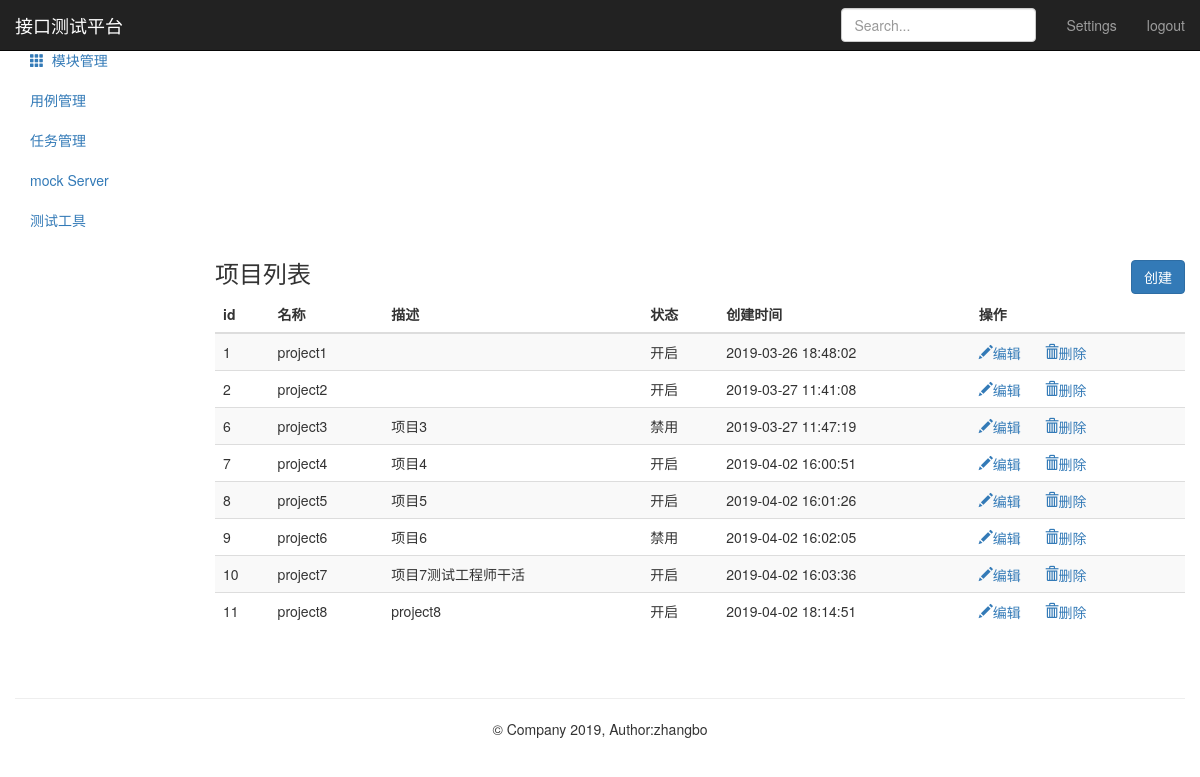
Page /project/ (signed in) on the earlier database version.
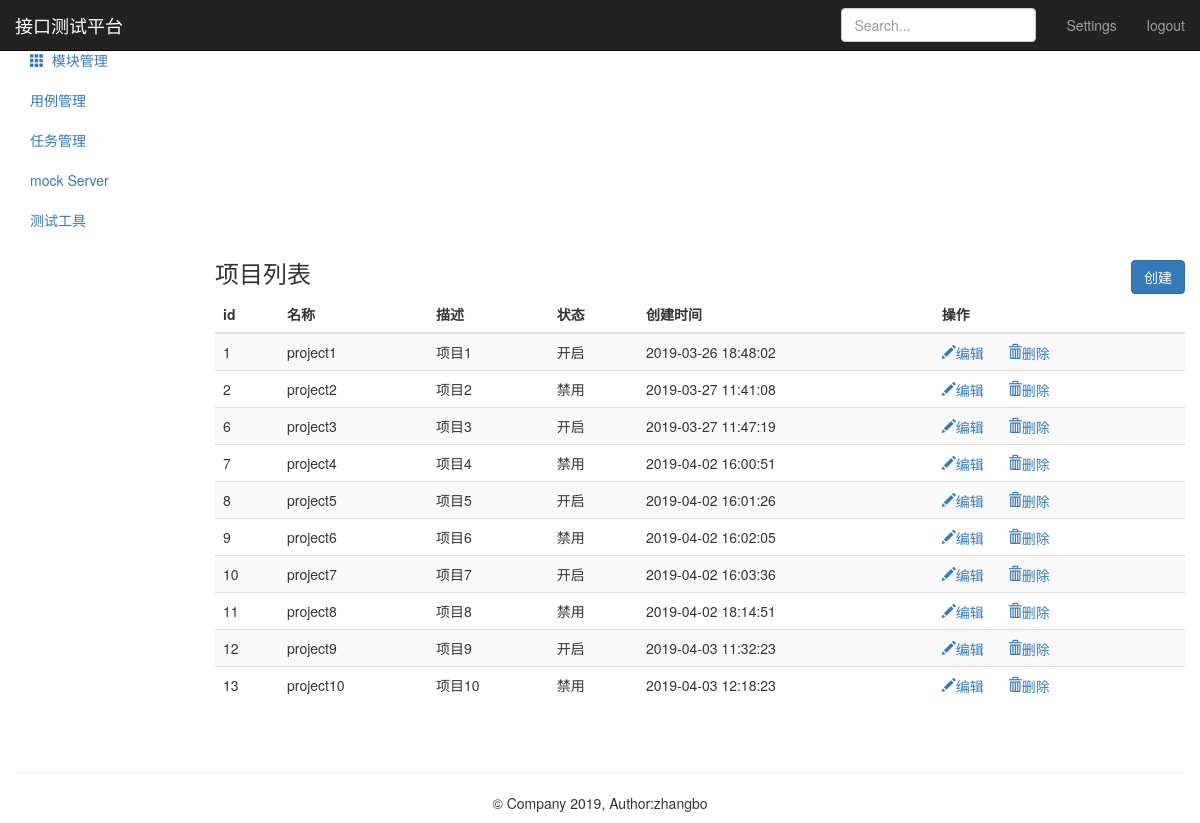
Same page on the later database version.
### personal/models/project.py (models this page shows, shortened)
class Project(models.Model):
      name = models.CharField("名称",max_length=50,null=False)
      describe = models.TextField("描述",default="",max_length=50)
      status = models.BooleanField("状态",default=1)
      update_time = models.DateTimeField(auto_now=True)
      create_time = models.DateTimeField(auto_now_add=True)

### personal/views/project_views.py (the view)
# urls.py: path('project/',project_views.project_manage),
@login_required
def project_manage(request):
    project_all = Project.objects.all()
    return render(request,"project.html",{"projects":project_all,"type":"list"})

### personal/templates/project.html (shortened to what this page needs)
{% extends "base.html" %}
{% block base %}
     <nav class="navbar navbar-inverse navbar-fixed-top">
        <div class="container-fluid">
            <div class="navbar-header">
            <a class="navbar-brand" href="#">接口测试平台 </a>
            </div>
            <div id="navbar" class="navbar-collapse collapse">
                <ul class="nav navbar-nav navbar-right">
                    <li><a href="#">Settings</a></li>
                    <li><a href="/logout/">logout</a></li>
                </ul>
                <form class="navbar-form navbar-right">
                    <input type="text" class="form-control" placeholder="Search...">
                </form>
            </div>
        </div>
     </nav>
    <div class="container-fluid">
        <div class="row">
            <div class="col-sm-3 col-md-2 sidebar">
                <ul class="nav nav-sidebar">
                    <li class="active">
                        <a href="/project/">
                        </a>
                    </li>
                    <li>
                        <a href="/module/">
                            <i class="glyphicon glyphicon-th"></i>&nbsp;&nbsp;模块管理
                        </a>
                    </li>
               </ul>
               <ul class="nav nav-sidebar">
                 <li><a href="">用例管理</a></li>
                 <li><a href="">任务管理</a></li>
               </ul>
               <ul class="nav nav-sidebar">
                    <li><a href="">mock Server</a></li>
                    <li><a href="">测试工具</a></li>
               </ul>
            </div>
            <div class="col-sm-9 col-sm-offset-3 col-md-10 col-md-offset-2 main">
                {% if type == "list" %}
                <h3 class="sub-header">项目列表
                    <button class="btn btn-primary" name="submit" style="float:right;"
                            onclick="location.href='/project/add_project/'">创建</button>
                </h3>
                <div class="table-responsive">
                    <table class="table table-striped">
                        <thead>
                            <tr style="text-align: center">
                                <th>id</th>
                                <th>名称</th>
                                <th>描述</th>
                                <th>状态</th>
                                <th>创建时间</th>
                                <th>操作</th>
                            </tr>
                        </thead>
                        <tbody>
                            {% for project in projects %}
                            <tr>
                                  <td>{{ project.id}}</td>
                                  <td>{{ project.name}}</td>
                                  <td>{{ project.describe}}</td>
                                  <td>
                                      {% if project.status == True %}
                                          <span>开启</span>
                                      {% elif project.status == False %}
                                          <span>禁用</span>
                                      {% endif %}
                                  </td>
                                  <td>{{ project.create_time | date:"Y-m-d H:i:s" }}</td>
                                  <td>
                                      <a href="/project/edit_project/{{ project.id }}/">
                                          <i class="glyphicon glyphicon-pencil">编辑</i>
                                      </a>
                                      <a href="/project/delete_project/" style="margin-left:20px;">
                                          <i class="glyphicon glyphicon-trash">删除</i>
                                      </a>
                                  </td>
                            </tr>
                            {% endfor %}
                        </tbody>
                    </table>
                </div>
                {% endif %}
            </div>
        </div>
    </div>
{% endblock %}

### personal/templates/base.html (shortened to what this page needs)
<!DOCTYPE html>
<html lang="en">
<head>
    <link href="https://cdn.bootcss.com/bootstrap/3.3.7/css/bootstrap.min.css" rel="stylesheet">
    <link href="https://v3.bootcss.com/examples/dashboard/dashboard.css" rel="stylesheet">
</head>
<body>
{% block base %}
{% endblock %}
    <div class="container theme-showcase" role="main" style="text-align: center;width: auto">
       <div class="page-header"></div>
       <footer class="footer">
         <p>&copy; Company 2019, Author:zhangbo</p>
       </footer>
    </div>
</body>
</html>

Differences in the rows shown:
changed Project "project1": describe (not shown) → "项目1"
changed Project "project2": describe (not shown) → "项目2"; status "开启" → "禁用"
changed Project "project3": status "禁用" → "开启"
changed Project "project4": status "开启" → "禁用"
changed Project "project7": describe "项目7测试工程师干活" → "项目7"
changed Project "project8": describe "project8" → "项目8"; status "开启" → "禁用"
added Project: id "12", name "project9", describe "项目9", status "开启", create_time "2019-04-03 11:32:23"
added Project: id "13", name "project10", describe "项目10", status "禁用", create_time "2019-04-03 12:18:23"
